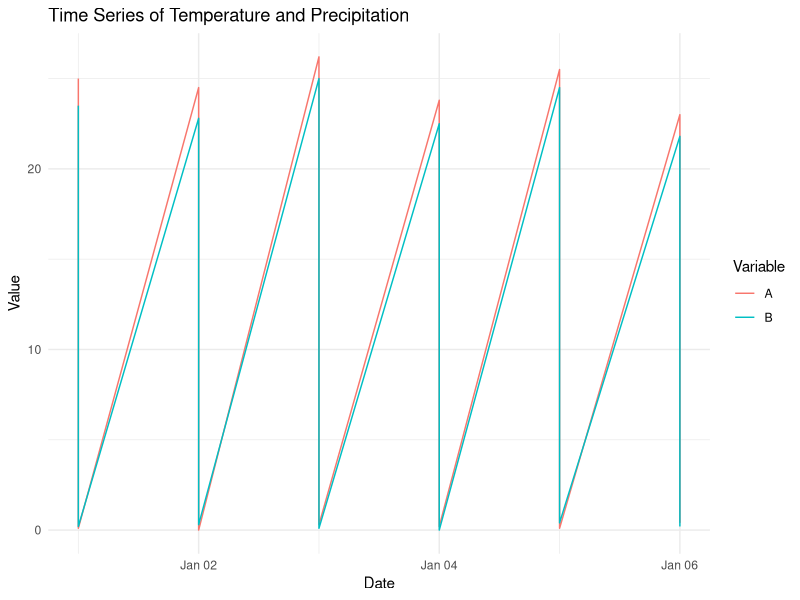
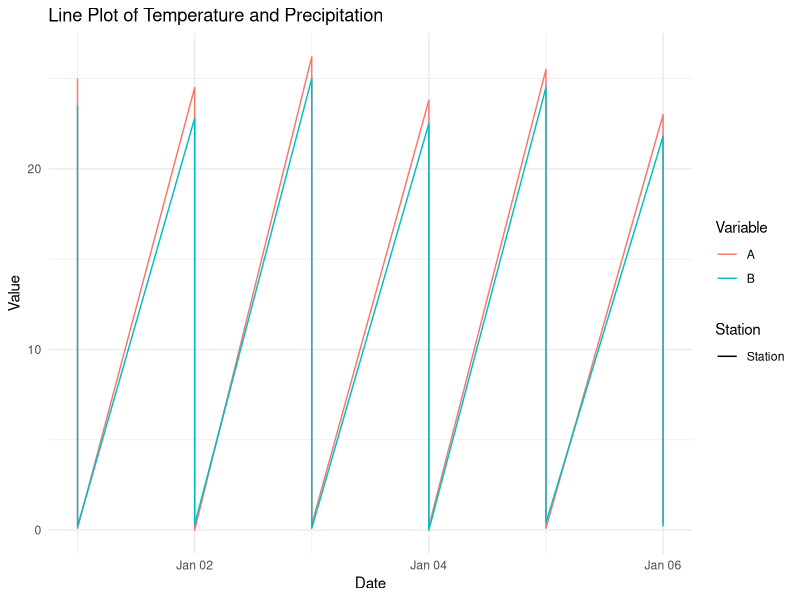
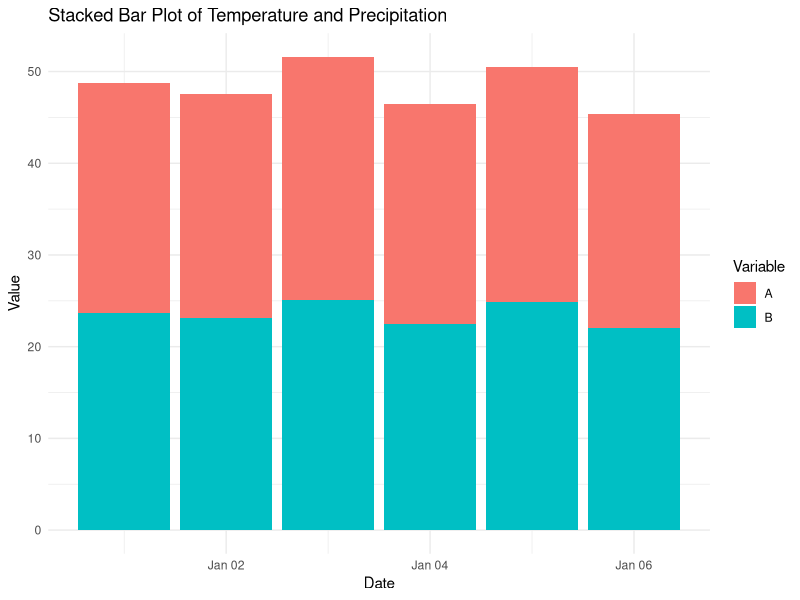

The R script that drew these images, in order:

library(ggplot2)
library(tidyr)
data <- data.frame(
  Date = c("01/01/2024", "02/01/2024", "03/01/2024", "04/01/2024", "05/01/2024", "06/01/2024"),
  Station_A_Temperature = c(25.0, 24.5, 26.2, 23.8, 25.5, 23.0),
  Station_A_Precipitation = c(0.1, 0.0, 0.3, 0.2, 0.1, 0.4),
  Station_B_Temperature = c(23.5, 22.8, 25.0, 22.5, 24.5, 21.8),
  Station_B_Precipitation = c(0.2, 0.3, 0.1, 0.0, 0.4, 0.2)
)

data_long <- pivot_longer(data, cols = -Date, names_to = c("Station", "Variable"), names_sep = "_")
ggplot(data_long, aes(x = as.Date(Date, format = "%d/%m/%Y"), y = value, color = Variable)) +
  geom_line() +
  labs(title = "Time Series of Temperature and Precipitation",
       x = "Date", y = "Value", color = "Variable") +
  theme_minimal()

ggplot(data_long, aes(x = as.Date(Date, format = "%d/%m/%Y"), y = value, color = Variable, linetype = Station)) +
  geom_line() +
  labs(title = "Line Plot of Temperature and Precipitation",
       x = "Date", y = "Value", color = "Variable", linetype = "Station") +
  theme_minimal()

ggplot(data_long, aes(x = as.Date(Date, format = "%d/%m/%Y"), y = value, fill = Variable)) +
  geom_bar(stat = "identity") +
  labs(title = "Stacked Bar Plot of Temperature and Precipitation",
       x = "Date", y = "Value", fill = "Variable") +
  theme_minimal()
